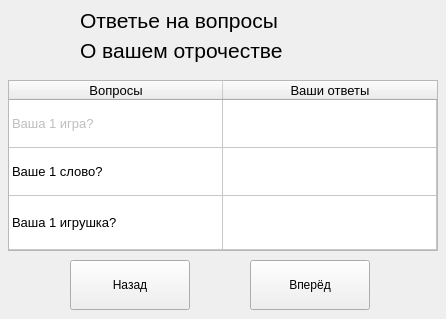
<?xml version="1.0" encoding="UTF-8"?>
<ui version="4.0">
 <class>MainWindow</class>
 <widget class="QMainWindow" name="MainWindow">
  <property name="geometry">
   <rect>
    <x>0</x>
    <y>0</y>
    <width>446</width>
    <height>319</height>
   </rect>
  </property>
  <property name="minimumSize">
   <size>
    <width>446</width>
    <height>319</height>
   </size>
  </property>
  <property name="maximumSize">
   <size>
    <width>446</width>
    <height>319</height>
   </size>
  </property>
  <property name="windowTitle">
   <string>MainWindow</string>
  </property>
  <widget class="QWidget" name="centralwidget">
   <widget class="QLabel" name="label">
    <property name="geometry">
     <rect>
      <x>80</x>
      <y>0</y>
      <width>351</width>
      <height>41</height>
     </rect>
    </property>
    <property name="font">
     <font>
      <family>Segoe UI</family>
      <pointsize>16</pointsize>
     </font>
    </property>
    <property name="text">
     <string>Ответье на вопросы</string>
    </property>
   </widget>
   <widget class="QLabel" name="label_2">
    <property name="geometry">
     <rect>
      <x>80</x>
      <y>30</y>
      <width>321</width>
      <height>41</height>
     </rect>
    </property>
    <property name="font">
     <font>
      <family>Segoe UI</family>
      <pointsize>16</pointsize>
     </font>
    </property>
    <property name="text">
     <string>О вашем отрочестве</string>
    </property>
   </widget>
   <widget class="QTableWidget" name="tableWidget">
    <property name="geometry">
     <rect>
      <x>8</x>
      <y>80</y>
      <width>430</width>
      <height>171</height>
     </rect>
    </property>
    <property name="minimumSize">
     <size>
      <width>430</width>
      <height>0</height>
     </size>
    </property>
    <property name="maximumSize">
     <size>
      <width>430</width>
      <height>500</height>
     </size>
    </property>
    <property name="font">
     <font>
      <pointsize>10</pointsize>
     </font>
    </property>
    <property name="dragDropOverwriteMode">
     <bool>false</bool>
    </property>
    <property name="wordWrap">
     <bool>true</bool>
    </property>
    <attribute name="horizontalHeaderVisible">
     <bool>true</bool>
    </attribute>
    <attribute name="horizontalHeaderCascadingSectionResizes">
     <bool>false</bool>
    </attribute>
    <attribute name="horizontalHeaderMinimumSectionSize">
     <number>45</number>
    </attribute>
    <attribute name="horizontalHeaderDefaultSectionSize">
     <number>214</number>
    </attribute>
    <attribute name="horizontalHeaderHighlightSections">
     <bool>false</bool>
    </attribute>
    <attribute name="horizontalHeaderShowSortIndicator" stdset="0">
     <bool>false</bool>
    </attribute>
    <attribute name="horizontalHeaderStretchLastSection">
     <bool>false</bool>
    </attribute>
    <attribute name="verticalHeaderVisible">
     <bool>false</bool>
    </attribute>
    <attribute name="verticalHeaderCascadingSectionResizes">
     <bool>false</bool>
    </attribute>
    <attribute name="verticalHeaderMinimumSectionSize">
     <number>30</number>
    </attribute>
    <attribute name="verticalHeaderDefaultSectionSize">
     <number>48</number>
    </attribute>
    <attribute name="verticalHeaderStretchLastSection">
     <bool>true</bool>
    </attribute>
    <row>
     <property name="text">
      <string/>
     </property>
    </row>
    <row>
     <property name="text">
      <string/>
     </property>
    </row>
    <row>
     <property name="text">
      <string/>
     </property>
    </row>
    <column>
     <property name="text">
      <string>Вопросы</string>
     </property>
    </column>
    <column>
     <property name="text">
      <string>Ваши ответы</string>
     </property>
    </column>
    <item row="0" column="0">
     <property name="text">
      <string>Ваша 1 игра?</string>
     </property>
     <property name="flags">
      <set>ItemIsUserCheckable</set>
     </property>
    </item>
    <item row="1" column="0">
     <property name="text">
      <string>Ваше 1 слово?</string>
     </property>
    </item>
    <item row="2" column="0">
     <property name="text">
      <string>Ваша 1 игрушка?</string>
     </property>
    </item>
   </widget>
   <widget class="QPushButton" name="btn_next">
    <property name="geometry">
     <rect>
      <x>250</x>
      <y>260</y>
      <width>120</width>
      <height>50</height>
     </rect>
    </property>
    <property name="font">
     <font>
      <family>Segoe UI</family>
     </font>
    </property>
    <property name="text">
     <string>Вперёд</string>
    </property>
   </widget>
   <widget class="QPushButton" name="btn_back">
    <property name="geometry">
     <rect>
      <x>70</x>
      <y>260</y>
      <width>120</width>
      <height>50</height>
     </rect>
    </property>
    <property name="font">
     <font>
      <family>Segoe UI</family>
     </font>
    </property>
    <property name="text">
     <string>Назад</string>
    </property>
   </widget>
  </widget>
 </widget>
 <resources/>
 <connections/>
</ui>
